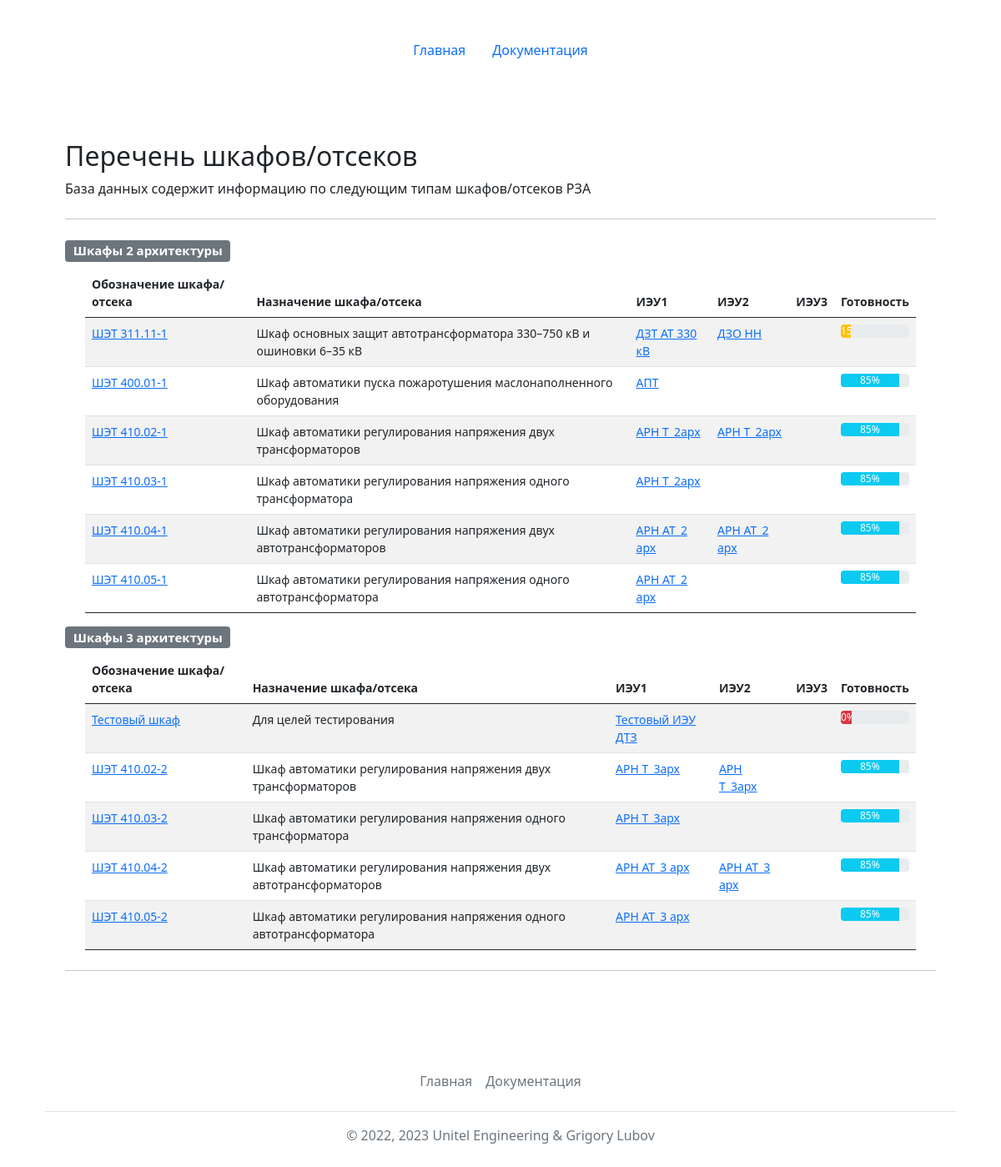
The page /reports/ on the database its author committed.
### mainapp/models.py (models this page shows, shortened)
class Cabinets(models.Model):
    name = models.CharField(max_length=64, verbose_name='Обозначение шкафа', primary_key=True)
    terminal1 = models.ForeignKey(Terminals, related_name='ied1_set', on_delete=models.PROTECT, verbose_name='ИЭУ1', max_length=64, null=True)
    terminal2 = models.ForeignKey(Terminals, related_name='ied2_set', on_delete=models.PROTECT, verbose_name='ИЭУ2', max_length=64, blank=True, null=True)
    terminal3 = models.ForeignKey(Terminals, related_name='ied3_set', on_delete=models.PROTECT, verbose_name='ИЭУ3', max_length=64, blank=True, null=True)
    description = models.TextField(max_length=1024, verbose_name='Назначение шкафа')
    ready = models.IntegerField(verbose_name='Готовность', default=0)
    class Meta:
        verbose_name = 'Шкаф'
        verbose_name_plural = 'Шкафы'
        ordering = ['name']
    @property
    def get_terminal2(self):
        if self.terminal2:
            return self.terminal2
        else:
            return ""
    @property
    def get_terminal3(self):
        if self.terminal3:
            return self.terminal3
        else:
            return ""

class Terminals(models.Model):
    id = models.AutoField(primary_key=True)
    name = models.CharField(max_length=64, verbose_name='Обозначение ИЭУ', unique=True)
    description = models.TextField(max_length=1024, blank=True, verbose_name='Назначение ИЭУ')
    def __str__(self):
        return str(self.name)
    class Meta:
        verbose_name = 'ИЭУ'
        verbose_name_plural = 'ИЭУ'
        ordering = ['name']

### mainapp/views.py (the view)
# urls.py: path('reports/', views.reports),
def reports(request):
    cabinets = Cabinets.objects.all()
    cabinets = cabinets.order_by('name')
    cabinets1 = list() # шкафы 1 архитектуры
    cabinets2 = list() # шкафы 2 архитектуры
    for cabinet in cabinets:
        if cabinet.name[-1] =='1':
            cabinets1.append(cabinet)
        else:
            cabinets2.append(cabinet)
    return render(request, 'mainapp/reports.html', {'cabinets1': cabinets1, 'cabinets2': cabinets2, 'activeMain': '', 'activeHelp': '', 'title': 'Перечень шкафов / отсеков'})

### templates/mainapp/reports.html (shortened to what this page needs)
{% extends 'base.html' %}
{% block content %}
<main class="container py-5">
    {% if cabinets1 and cabinets2 %}
    <h2 class="mt-4">Перечень шкафов/отсеков</h2>
    <p>База данных содержит информацию по следующим типам шкафов/отсеков РЗА</p>
    <hr class="my-4">
    <p class="h5"><span class="badge bg-secondary">Шкафы 2 архитектуры</span></p>
    <div class="container small">
        <table class="table table-striped">
                <thead>
                    <tr>
                      <th scope="col">Обозначение шкафа/отсека</th>
                      <th scope="col">Назначение шкафа/отсека</th>
                      <th scope="col">ИЭУ1</th>
                      <th scope="col">ИЭУ2</th>
                      <th scope="col">ИЭУ3</th>
                      <th scope="col">Готовность</th>
                    </tr>
                </thead>
                <tbody>
                    {% for item in cabinets1 %}
                    <tr>
                        <td><a href="cabinet/?name={{item.name}}&type=cabinet">{{item.name}}</a></td>
                        <td>{{item.description}}</td>
                        <td><a href="show/?name={{item.terminal1}}&type=ied">{{item.terminal1}}</a></td>
                        <td><a href="show/?name={{item.terminal2}}&type=ied">{{item.get_terminal2}}</a></td>
                        <td><a href="show/?name={{item.terminal3}}&type=ied">{{item.get_terminal3}}</a></td>
                        {% if item.ready > 0 and item.ready < 50  %}
                        <td>
                            <div class="progress">
                                <div class="progress-bar bg-warning" role="progressbar" style="width: {{item.ready}}%" aria-valuenow="25" aria-valuemin="0" aria-valuemax="100">
                                {{item.ready}}%
                                </div>
                            </div>
                        </td>
                        {% endif %}
                        {% if item.ready > 50 and item.ready < 100  %}
                        <td>
                        <div class="progress">
                            <div class="progress-bar bg-info" role="progressbar" style="width: {{item.ready}}%" aria-valuenow="25" aria-valuemin="0" aria-valuemax="100">
                            {{item.ready}}%
                            </div>
                        </div>
                        </td>
                        {% endif %}
                    </tr>
                {% endfor %}
                </tbody>
        </table>
    </div>
    <p class="h5"><span class="badge bg-secondary">Шкафы 3 архитектуры</span></p>
    <div class="container small">
        <table class="table table-striped">
                <thead>
                    <tr>
                      <th scope="col">Обозначение шкафа/отсека</th>
                      <th scope="col">Назначение шкафа/отсека</th>
                      <th scope="col">ИЭУ1</th>
                      <th scope="col">ИЭУ2</th>
                      <th scope="col">ИЭУ3</th>
                      <th scope="col">Готовность</th>
                    </tr>
                </thead>
                <tbody>
                    {% for item in cabinets2 %}
                    <tr>
                        <td><a href="cabinet/?name={{item.name}}&type=cabinet">{{item.name}}</a></td>
                        <td>{{item.description}}</td>
                        <td><a href="show/?name={{item.terminal1}}&type=ied">{{item.terminal1}}</a></td>
                        <td><a href="show/?name={{item.terminal2}}&type=ied">{{item.get_terminal2}}</a></td>
                        <td><a href="show/?name={{item.terminal3}}&type=ied">{{item.get_terminal3}}</a></td>
                        {% if item.ready == 0 %}
                        <td>
                            <div class="progress">
                                <div class="progress-bar bg-danger" role="progressbar" style="width: 16%" aria-valuenow="25" aria-valuemin="0" aria-valuemax="100">
                                {{item.ready}}%
                                </div>
                            </div>
                        </td>
                        {% endif %}
                        {% if item.ready > 49 and item.ready < 100  %}
                        <td>
                        <div class="progress">
                            <div class="progress-bar bg-info" role="progressbar" style="width: {{item.ready}}%" aria-valuenow="25" aria-valuemin="0" aria-valuemax="100">
                            {{item.ready}}%
                            </div>
                        </div>
                        </td>
                        {% endif %}
                    </tr>
                {% endfor %}
                </tbody>
        </table>
    </div>
    <hr class="my-4">
    {% else %}
    <h2 class="mt-4">В базе данных нет шкафов :(</h2>
    {% endif %}
</main>
{% endblock %}

### rows shown on the page
Cabinets: name "ШЭТ 311.11-1", description "Шкаф основных защит автотрансформатора 330–750 кВ и ошиновки 6–35 кВ", terminal1 "ДЗТ АТ 330 кВ", get_terminal2 "ДЗО НН", ready "15"
Cabinets: name "ШЭТ 400.01-1", description "Шкаф автоматики пуска пожаротушения маслонаполненного оборудования", terminal1 "АПТ", ready "85"
Cabinets: name "ШЭТ 410.02-1", description "Шкаф автоматики регулирования напряжения двух трансформаторов", terminal1 "АРН Т_2арх", get_terminal2 "АРН Т_2арх", ready "85"
Cabinets: name "ШЭТ 410.03-1", description "Шкаф автоматики регулирования напряжения одного трансформатора", terminal1 "АРН Т_2арх", ready "85"
Cabinets: name "ШЭТ 410.04-1", description "Шкаф автоматики регулирования напряжения двух автотрансформаторов", terminal1 "АРН АТ_2 арх", get_terminal2 "АРН АТ_2 арх", ready "85"
Cabinets: name "ШЭТ 410.05-1", description "Шкаф автоматики регулирования напряжения одного автотрансформатора", terminal1 "АРН АТ_2 арх", ready "85"
Cabinets: name "Тестовый шкаф", description "Для целей тестирования", terminal1 "Тестовый ИЭУ ДТЗ", ready "0"
Cabinets: name "ШЭТ 410.02-2", description "Шкаф автоматики регулирования напряжения двух трансформаторов", terminal1 "АРН Т_3арх", get_terminal2 "АРН Т_3арх", ready "85"
Cabinets: name "ШЭТ 410.03-2", description "Шкаф автоматики регулирования напряжения одного трансформатора", terminal1 "АРН Т_3арх", ready "85"
Cabinets: name "ШЭТ 410.04-2", description "Шкаф автоматики регулирования напряжения двух автотрансформаторов", terminal1 "АРН АТ_3 арх", get_terminal2 "АРН АТ_3 арх", ready "85"
Cabinets: name "ШЭТ 410.05-2", description "Шкаф автоматики регулирования напряжения одного автотрансформатора", terminal1 "АРН АТ_3 арх", ready "85"
